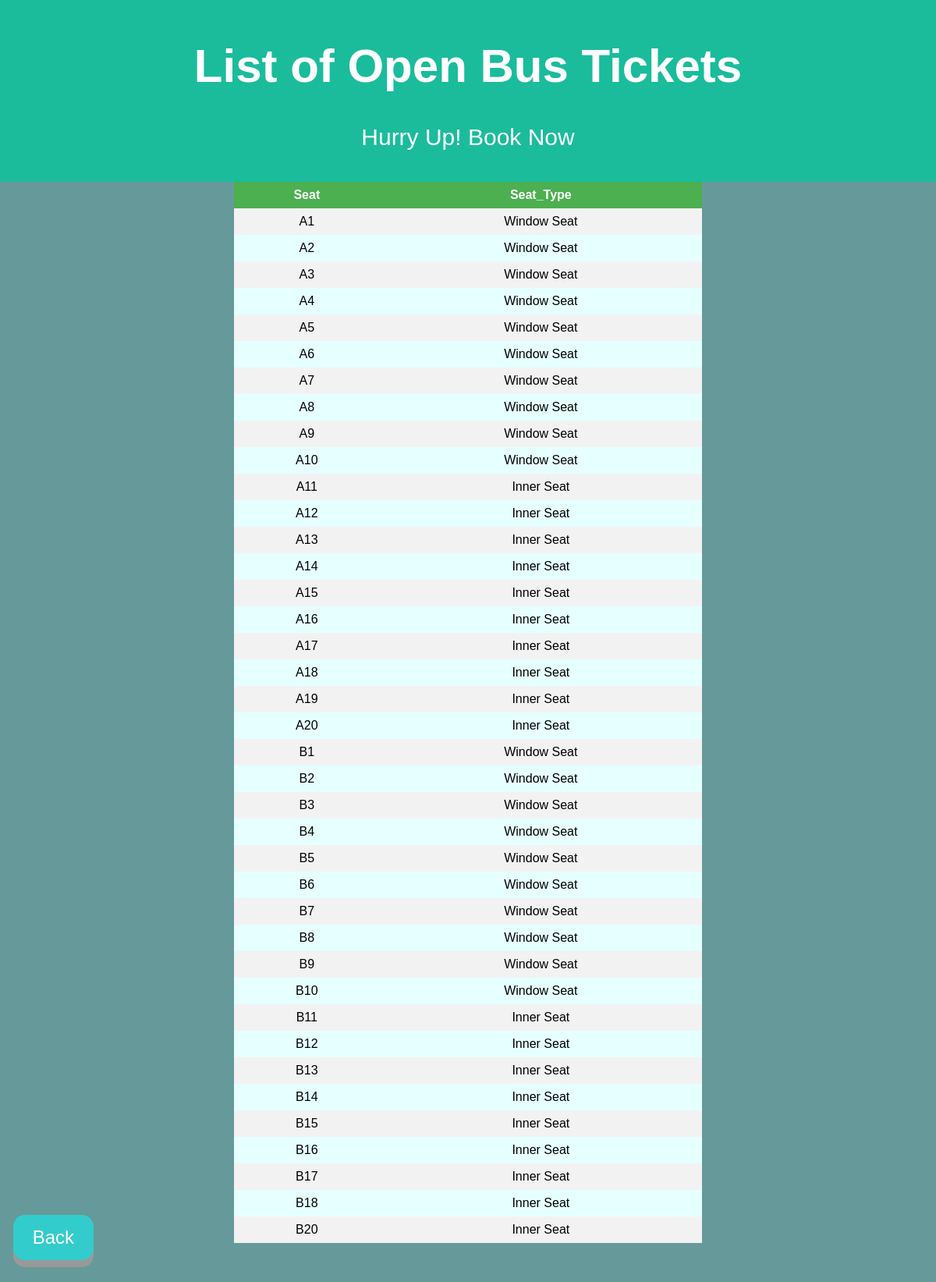
Page /openseats/ (signed in) on the earlier database version.
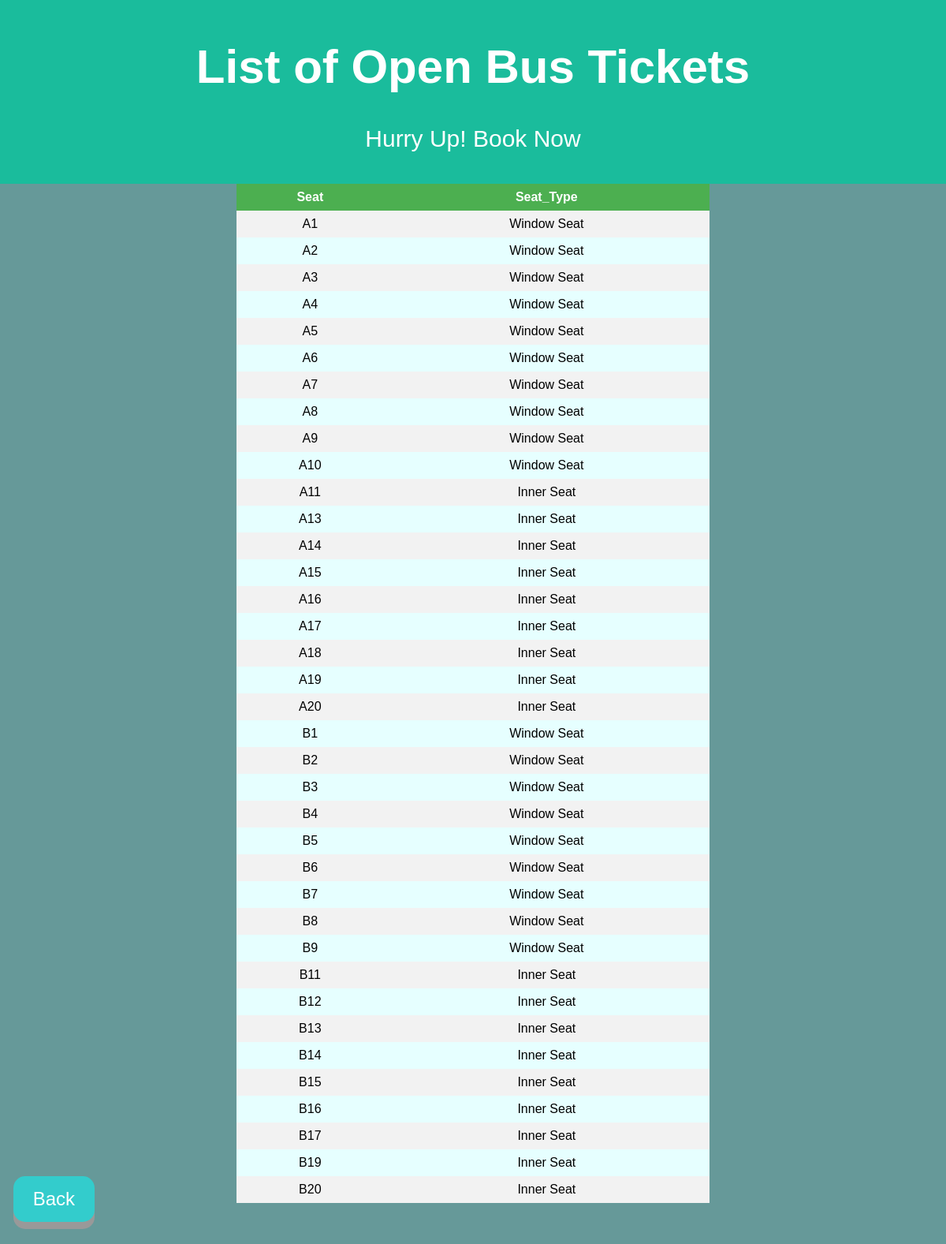
Same page on the later database version.
### selection/models.py (models this page shows, shortened)
class Seat(models.Model):
    seat_choice = [('Window Seat', 'Window Seat'), ('Inner Seat', 'Inner Seat')]
    no = models.CharField(max_length=5)
    name = models.CharField(max_length=10)
    seat_type = models.CharField(choices=seat_choice, max_length=30, default=None)
    vacant = models.BooleanField(default=False)

### selection/views.py (the view)
# urls.py: path('openseats/',views.ShowopenSeats,name='ShowopenSeats'),
@login_required
def ShowopenSeats(request):
    qr = Seat.objects.all()
    return render(request,'openseats.html',{'qr':qr})

### selection/templates/openseats.html (shortened to what this page needs)
{% load static %}
<!DOCTYPE html>
<html>
<head>
</head>
<body bgcolor="#669999">
<div class="header">
  <h1>List of Open Bus Tickets</h1>
  <p> Hurry Up! Book Now</p>
</div>
<table>
  <tr>
    <th>Seat</th>
    <th>Seat_Type</th>
  </tr>
    {% for item in qr %}
    {% if   item.vacant %}
    <tr>
        <td>  {{item.name}}</td>
        <td>  {{item.seat_type}}</td>
    </tr>
    {% endif %}
    {% endfor %}
</table>
<br></br><br></br>
<a href="{% url 'edit' %}" class="button">Back</a>
</body>
</html>

Differences in the rows shown:
no longer on this page (row edited): Seat: name "A12", seat_type "Inner Seat"
no longer on this page (row edited): Seat: name "B10", seat_type "Window Seat"
no longer on this page (row edited): Seat: name "B18", seat_type "Inner Seat"
now on this page (row edited): Seat: name "B19", seat_type "Inner Seat"
